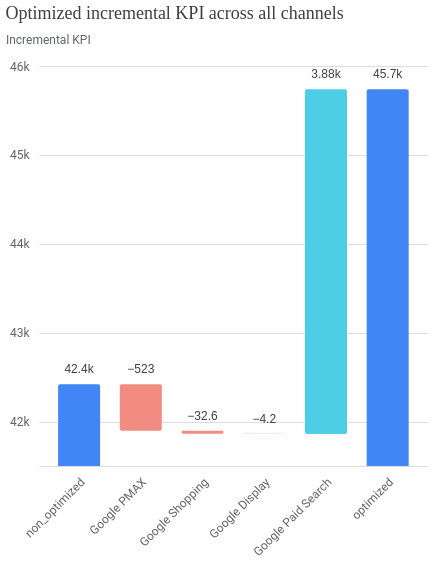

Notebook code cell kept with this figure:
### Code cell
results.plot_incremental_outcome_delta()

### Figure 1 — Vega-Lite specification as saved in the notebook (floating-point values rounded to 4 significant figures)
{"config": {"view": {"continuousWidth": 300, "continuousHeight": 300, "strokeOpacity": 0}, "axis": {"labelColor": "#5F6368", "labelFont": "Roboto", "labelFontSize": 12, "titleColor": "#5F6368", "titleFont": "Roboto", "titleFontSize": 12, "titleFontWeight": "normal"}}, "layer": [{"mark": {"type": "bar", "clip": true, "cornerRadius": 2, "size": 42}, "encoding": {"color": {"condition": [{"test": "datum.channel === 'non_optimized' || datum.channel === 'optimized'", "value": "#4285F4"}, {"test": "datum.incremental_outcome < 0", "value": "#F28B82"}], "value": "#4ECDE6"}, "tooltip": [{"field": "channel", "type": "nominal"}, {"field": "incremental_outcome", "type": "quantitative"}], "x": {"axis": {"domainColor": "#DADCE0", "labelAngle": -45, "labelPadding": 10, "ticks": false}, "field": "channel", "scale": {"paddingOuter": 0.2}, "sort": null, "title": null, "type": "nominal"}, "y": {"axis": {"domain": false, "labelExpr": "replace(format(datum.value, '.3~s'), 'G', 'B')", "labelPadding": 10, "tickCount": 5, "ticks": false, "title": "Incremental KPI", "titleAlign": "left", "titleAngle": 0, "titleY": -20}, "field": "prev_sum", "scale": {"domain": [41760.0, 45840.0]}, "type": "quantitative"}, "y2": {"field": "sum_outcome"}}, "transform": [{"window": [{"op": "sum", "field": "incremental_outcome", "as": "sum_outcome"}, {"op": "lead", "field": "channel", "as": "lead_channel"}]}, {"calculate": "datum.lead_channel === null ? datum.channel : datum.lead_channel", "as": "calc_lead"}, {"calculate": "datum.channel === 'optimized' ? 0 : datum.sum_outcome - datum.incremental_outcome", "as": "prev_sum"}, {"calculate": "datum.channel === 'optimized' ? replace(format(datum.sum_outcome, '.3~s'), 'G', 'B') : replace(format(datum.incremental_outcome, '.3~s'), 'G', 'B')", "as": "calc_amount"}, {"calculate": "datum.sum_outcome < datum.prev_sum ? datum.prev_sum : datum.sum_outcome", "as": "text_pos"}]}, {"mark": {"type": "text", "baseline": "top", "color": "#3C4043", "dy": -20, "fontSize": 12}, "encoding": {"text": {"field": "calc_amount", "type": "nominal"}, "x": {"axis": {"domainColor": "#DADCE0", "labelAngle": -45, "labelPadding": 10, "ticks": false}, "field": "channel", "scale": {"paddingOuter": 0.2}, "sort": null, "title": null, "type": "nominal"}, "y": {"field": "text_pos", "type": "quantitative"}}, "transform": [{"window": [{"op": "sum", "field": "incremental_outcome", "as": "sum_outcome"}, {"op": "lead", "field": "channel", "as": "lead_channel"}]}, {"calculate": "datum.lead_channel === null ? datum.channel : datum.lead_channel", "as": "calc_lead"}, {"calculate": "datum.channel === 'optimized' ? 0 : datum.sum_outcome - datum.incremental_outcome", "as": "prev_sum"}, {"calculate": "datum.channel === 'optimized' ? replace(format(datum.sum_outcome, '.3~s'), 'G', 'B') : replace(format(datum.incremental_outcome, '.3~s'), 'G', 'B')", "as": "calc_amount"}, {"calculate": "datum.sum_outcome < datum.prev_sum ? datum.prev_sum : datum.sum_outcome", "as": "text_pos"}]}], "data": {"name": "data-ec19d446f6353a56809f7f58b8a2edab"}, "height": 400, "title": {"text": "Optimized incremental KPI across all channels", "anchor": "start", "color": "#3C4043", "font": "Google Sans Display", "fontSize": 18, "fontWeight": "normal", "offset": 10}, "width": 388.8, "$schema": "https://vega.github.io/schema/vega-lite/v6.4.1.json", "datasets": {"data-ec19d446f6353a56809f7f58b8a2edab": [{"channel": "non_optimized", "incremental_outcome": 42420.0}, {"channel": "Google PMAX", "incremental_outcome": -523.3}, {"channel": "Google Shopping", "incremental_outcome": -32.57}, {"channel": "Google Display", "incremental_outcome": -4.198}, {"channel": "Google Paid Search", "incremental_outcome": 3880.0}, {"channel": "optimized", "incremental_outcome": 0.0}]}}
